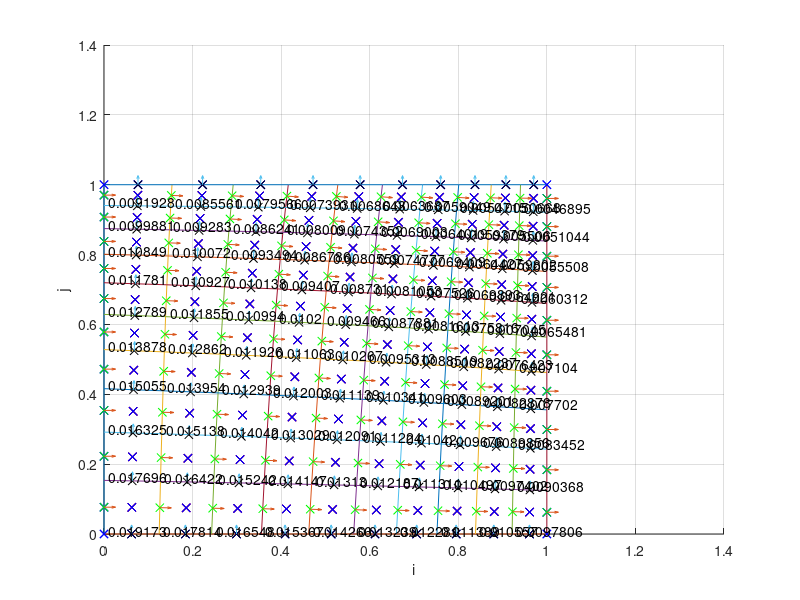
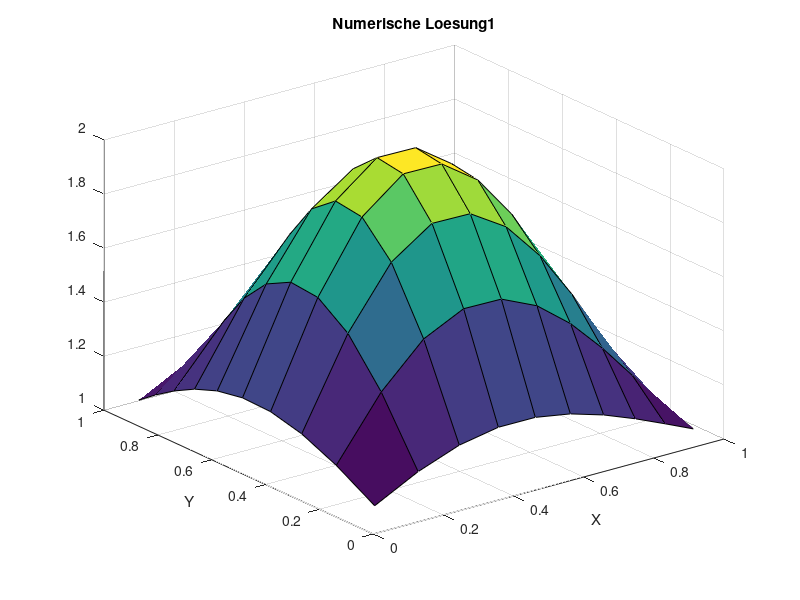
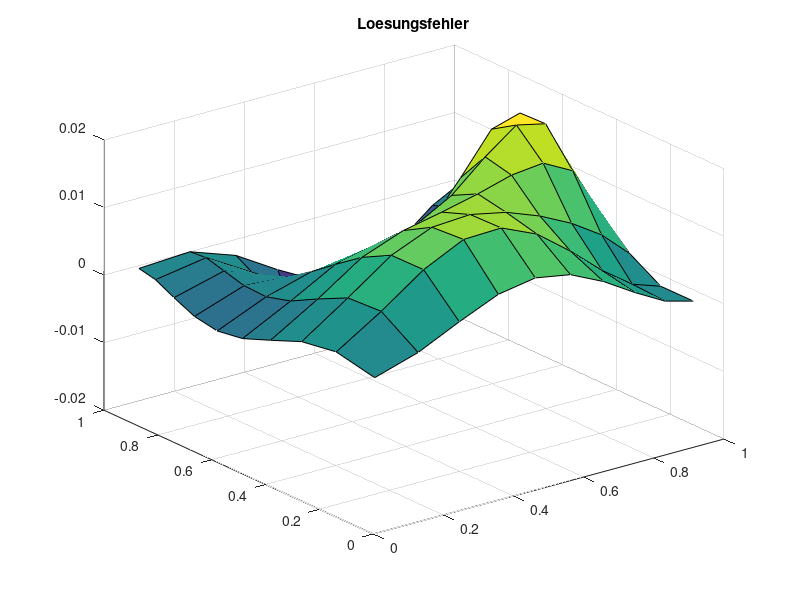
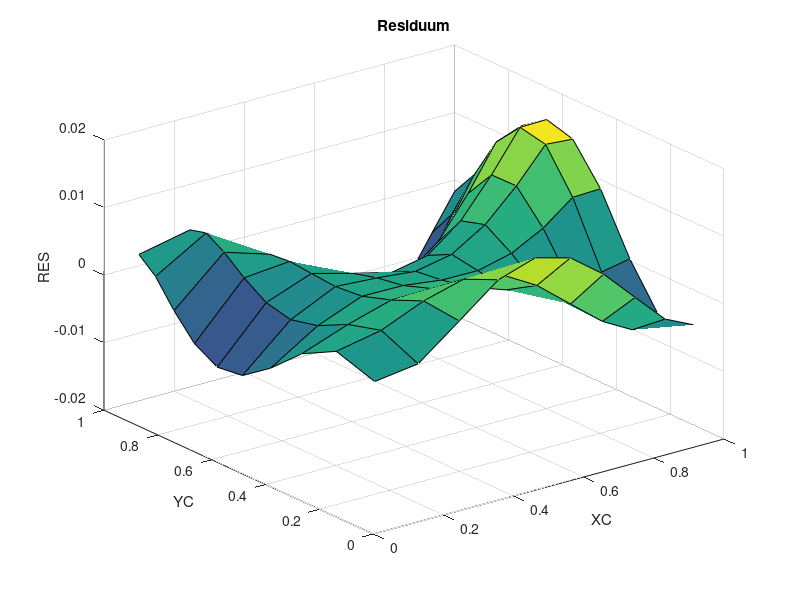

MATLAB code to generate these figures, in order:
clc
clear all
close all
SOL=@(x,y) sin(pi*x)*sin(pi*y)+1;
MSOL=@(x,y) -2*pi^2*sin(pi*x)*sin(pi*y) ;%+ pi*cos(pi*x)*sin(pi*y) + pi*sin(pi*x)*cos(pi*y);

%SOL=@(x,y) sin(pi*x)*sin(pi*y);
%MSOL=@(x,y) -2*pi^2*sin(pi*x)*sin(pi*y);
DIF=1.0;
XMIN=0.0;
XMAX=1.0;
YMIN=0.0;
YMAX=1.0;
ALPHAX1=0.95;
ALPHAX2=0.9;
ALPHAY1=0.9;
ALPHAY2=0.95;
N=10; % KV's in einer Koordinatenrichtung, macht N^2 KV gesamt
NN=N*N;

% Randwerte
X = zeros(N+1);
for I=1:N+1
  X1 = XMIN + (ALPHAX1^(I-1)-1)/(ALPHAX1^N-1)*(XMAX-XMIN);
  X2 = XMIN + (ALPHAX2^(I-1)-1)/(ALPHAX2^N-1)*(XMAX-XMIN);
  X(I,:) = linspace(X1, X2, N+1);
  %X(:,I)=linspace(XMIN,XMAX,N+1);
end

Y = zeros(N+1);
for I=1:N+1
  Y1 = YMIN + (ALPHAY1^(I-1)-1)/(ALPHAY1^N-1)*(YMAX-YMIN);
  Y2 = YMIN + (ALPHAY2^(I-1)-1)/(ALPHAY2^N-1)*(YMAX-YMIN);
  Y(:,I) = linspace(Y1,Y2,N+1);
  %Y(I,:) = linspace(YMIN,YMAX,N+1);
end
%X=[0,0,0;
   %0.25,0.5,0.75;
   %1,1,1];
%Y=[0,0.75,1;
   %0,0.5,1;
   %0,0.25,1];
%N=2;
%NN=4;
%NDIVS = 3;
%% N halbieren
%for j=1:NDIVS
%idx =1;
%Xneu=0;
%Yneu=0;
%for i=1:length(X)
  %idy =1;
  %inc=false;
  %for k=1:length(X)
    %if mod(i, 2)==1 && mod(k,2)==1
      %Xneu(idx,idy)=X(i,k);
      %Yneu(idx,idy)=Y(i,k);
      %idy=idy+1;
      %inc=true;
    %end
  %end
  %if inc
    %idx=idx+1;
  %end
%end
%X=Xneu;
%Y=Yneu;
%N=length(X)-1;
%NN=N*N;
%end



% plot mesh
figure(1);
hold on;
grid on;
xlabel('i');
ylabel('j');
for I=1:N+1
  plot(X(I,:), Y(I,:));
  plot(X(:,I), Y(:,I));
end

% cell middle points
% calculate point of gravity
XM=zeros(N);
YM=zeros(N);
for I=1:N
  for J=1:N
    X1 = X(I,J);
    X2 = X(I+1,J);
    X3 = X(I+1,J+1);
    X4 = X(I,J+1);

    Y1 = Y(I,J);
    Y2 = Y(I+1,J);
    Y3 = Y(I+1,J+1);
    Y4 = Y(I,J+1);

    % schwerpunkte dreiecke
    XS1 = (X1+X2+X3)/3;
    YS1 = (Y1+Y2+Y3)/3;
    XS2 = (X1+X4+X3)/3;
    YS2 = (Y1+Y4+Y3)/3;

    % seitenlängen
    S12 = sqrt((X2-X1)^2 + (Y2-Y1)^2);
    S23 = sqrt((X3-X2)^2 + (Y3-Y2)^2);
    S34 = sqrt((X4-X3)^2 + (Y4-Y3)^2);
    S41 = sqrt((X1-X4)^2 + (Y1-Y4)^2);
    S13 = sqrt((X3-X1)^2 + (Y3-Y1)^2);

    % umfangslängen/2
    S1 = (S12+S23+S13)/2;
    S2 = (S34+S41+S13)/2;

    A1 = sqrt(S1*(S1-S12)*(S1-S23)*(S1-S13));
    A2 = sqrt(S2*(S2-S34)*(S2-S41)*(S2-S13));

    XM(I,J) = (XS1*A1 + XS2*A2)/(A1+A2);
    YM(I,J) = (YS1*A1 + YS2*A2)/(A1+A2);

    %XM(I,J) = (X(I,J)+X(I+1,J)+X(I,J+1)+X(I+1,J+1))/4;
    %YM(I,J) = (Y(I,J)+Y(I+1,J)+Y(I,J+1)+Y(I+1,J+1))/4;
  end
end

for I=1:N
  plot(XM(I,:), YM(I,:),'rx');
  plot(XM(:,I), YM(:,I),'rx');
end

XMR=zeros(N+2);
XMR(2:N+1,2:N+1) = XM;
XMR(1,:) = XMIN*ones(1,N+2);
XMR(N+2,:) = XMAX*ones(1,N+2);
for I=1:N
    XMR(I+1,1) = (X(I,1)+X(I+1,1))/2;
end
for I=1:N
    XMR(I+1,N+2) = (X(I,N+1)+X(I+1,N+1))/2;
end

YMR=zeros(N+2);
YMR(2:N+1,2:N+1) = YM;
YMR(:,1) = YMIN*ones(N+2,1);
YMR(:,N+2) = YMAX*ones(N+2,1);
for J=1:N
    YMR(1,J+1) = (Y(1,J)+Y(1,J+1))/2;
end
for J=1:N
    YMR(N+2,J+1) = (Y(N+1,J)+Y(N+1,J+1))/2;
end

for I=1:N+2
  plot(XMR(I,:), YMR(I,:),'bx');
  plot(XMR(:,I), YMR(:,I),'bx');
end

% metrics
MXXIH =zeros(N+1,N);
MXETAH=zeros(N+1,N);
MYXIH =zeros(N+1,N);
MYETAH=zeros(N+1,N);

MXXIV =zeros(N,N+1);
MXETAV=zeros(N,N+1);
MYXIV =zeros(N,N+1);
MYETAV=zeros(N,N+1);

for I=1:N+1
  for J=1:N
    X1=XMR(I,J+1);
    X2=XMR(I+1,J+1);
    Y1=YMR(I,J+1);
    Y2=YMR(I+1,J+1);

    XN=X(I,J+1);
    YN=Y(I,J+1);
    XS=X(I,J);
    YS=Y(I,J);

    NORM=sqrt((X2-X1)^2 + (Y2-Y1)^2);
    MXXIH(I,J)=(X2-X1)/NORM;
    MYXIH(I,J)=(Y2-Y1)/NORM;

    DS=sqrt((XN-XS)^2+(YN-YS)^2);
    MXETAH(I,J)=(XN-XS)/DS;
    MYETAH(I,J)=(YN-YS)/DS;
  end
end
for I=1:N
  for J=1:N+1
    X1=XMR(I+1,J);
    X2=XMR(I+1,J+1);
    Y1=YMR(I+1,J);
    Y2=YMR(I+1,J+1);

    XE=X(I+1,J);
    YE=Y(I+1,J);
    XW=X(I,J);
    YW=Y(I,J);

    NORM=sqrt((X2-X1)^2 + (Y2-Y1)^2);
    MXETAV(I,J)=(X2-X1)/NORM;
    MYETAV(I,J)=(Y2-Y1)/NORM;

    DS=sqrt((XE-XW)^2+(YE-YW)^2);
    MXXIV(I,J)=(XE-XW)/DS;
    MYXIV(I,J)=(YE-YW)/DS;
  end
end

% cell face centers
% north-south sides
XCV=zeros(N,N+1);
YCV=zeros(N,N+1);
YCV(:,N+1)=Y(1:N,N+1);
for I=1:N
  for J=1:N+1
    XCV(I,J) = (X(I,J)+X(I+1,J))/2;
    YCV(I,J) = (Y(I,J)+Y(I+1,J))/2;
  end
end
for I=1:N+1
  plot(XCV(:,I), YCV(:,I),'kx');
end

% east-west sides
XCH=zeros(N+1,N);
XCH(N+1,:)=X(N+1,1:N);
YCH=zeros(N+1,N);
for I=1:N+1
  for J=1:N
    XCH(I,J) = (X(I,J)+X(I,J+1))/2;
    YCH(I,J) = (Y(I,J)+Y(I,J+1))/2;
  end
end
for I=1:N+1
  plot(XCH(I,:), YCH(I,:),'gx');
end

%% normal vectors
DXH = zeros(N+1,N);
DYH = zeros(N+1, N);
LENGTHH = zeros(N+1, N);
NVHX = zeros(N+1,N);
NVHY = zeros(N+1,N);
for I=1:N+1
  for J=1:N
    DX = X(I,J+1)-X(I,J);
    DY = Y(I,J+1)-Y(I,J);

    NORM = sqrt(DX^2 + DY^2);
    NVHX(I,J) = DY/NORM;
    NVHY(I,J) = -DX/NORM;

    DXH(I,J)=DX;
    DYH(I,J)=DY;
    LENGTHH(I,J)=NORM;
  end
end
quiver(XCH, YCH, NVHX, NVHY, 0.2);

DXV = zeros(N,N+1);
DYV = zeros(N,N+1);
LENGTHV = zeros(N,N+1);
NVVX = zeros(N,N+1);
NVVY = zeros(N,N+1);
for I=1:N
  for J=1:N+1
    DX = X(I+1,J)-X(I,J);
    DY = Y(I+1,J)-Y(I,J);

    NORM = sqrt(DX^2 + DY^2);
    NVVX(I,J) = -DY/NORM;
    NVVY(I,J) = DX/NORM;

    DXV(I,J)=DX;
    DYV(I,J)=DY;
    LENGTHV(I,J)=NORM;
  end
end
quiver(XCV, YCV, NVVX, NVVY, 0.2);

DMH=zeros(N+1,J);
MJH=zeros(N+1,N);
for I=1:N+1
  for J=1:N
    X1=XMR(I,J+1);
    X2=XMR(I+1,J+1);
    Y1=YMR(I,J+1);
    Y2=YMR(I+1,J+1);

    NORM=sqrt((X2-X1)^2 + (Y2-Y1)^2);
    DMH(I,J)=NORM;

    XN=X(I,J+1);
    YN=Y(I,J+1);
    XS=X(I,J);
    YS=Y(I,J);

    TOP = (X2-X1)*(YN-YS) - (Y2-Y1)*(XN-XS);

    MJH(I,J) = TOP / (NORM * LENGTHH(I,J));
  end
end
DMV=zeros(N,N+1);
MJV=zeros(N,N+1);
for I=1:N
  for J=1:N+1
    X1=XMR(I+1,J);
    X2=XMR(I+1,J+1);
    Y1=YMR(I+1,J);
    Y2=YMR(I+1,J+1);

    NORM=sqrt((X2-X1)^2 + (Y2-Y1)^2);
    DMV(I,J)=NORM;

    XE=X(I+1,J);
    YE=Y(I+1,J);
    XW=X(I,J);
    YW=Y(I,J);

    TOP=(XE-XW)*(Y2-Y1) - (YE-YW)*(X2-X1);

    MJV(I,J) = TOP / (NORM * LENGTHV(I,J));
  end
end

% cell volume
V=zeros(N);
for I=1:N
  for J=1:N
    Xne = X(I+1,J+1);
    Xnw = X(I,J+1);
    Xsw = X(I,J);
    Xse = X(I+1,J);

    Yne = Y(I+1,J+1);
    Ynw = Y(I,J+1);
    Ysw = Y(I,J);
    Yse = Y(I+1,J);

    V(I,J) = 0.5*abs((Xse-Xnw)*(Yne-Ysw) - (Xne-Xsw)*(Yse-Ynw));
    text(X(I,J)+0.01,Ysw+0.01,num2str(V(I,J)));
  end
end
%NDIVS = 3;
%% N halbieren
%for j=1:NDIVS
%idx =1;
%X2=0;
%for i=1:length(X)+1
  %if mod(i, 2)==1
    %X2(idx)=X(i);
    %idx=idx+1;
  %end
%end
%X=X2;
%N=length(X)-1;
%end

%for j=1:NDIVS
%idx =1;
%Y2=0;
%for i=1:length(Y)+1
  %if mod(i, 2)==1
    %Y2(idx)=Y(i);
    %idx=idx+1;
  %end
%end
%Y=Y2;
%N=length(Y)-1;
%end
%NN=N*N;

%XC = (X(1:N)+X(2:N+1))/2;
%YC = (Y(1:N)+Y(2:N+1))/2;
%XCR = [XMIN, XC, XMAX];
%YCR = [YMIN, YC, YMAX];

%%%% ANALYTISCHE LÖSUNG
TA = zeros(N, N);
for I=1:N
  for J=1:N
    TA(I, J)=SOL(XM(I,J), YM(I,J));
  end
end

hold off;
figure(9)
surf(XM, YM, TA');
title('Analytische Loesung')
xlabel('X')
ylabel('Y')

%%%% FVM Lösung

%% Randbedingungen
RB=zeros(N+2);
for I=1:N+2
  for J=1:N+2
    RB(I,J) = SOL(XMR(I,J),YMR(I,J));
  end
end
RB(2:N+1,2:N+1) = zeros(N);

%%% Koeffizienten speichern
AP = zeros(N);
AE = zeros(N);
AN = zeros(N);
AW = zeros(N);
AS = zeros(N);
ANE= zeros(N);
ANW= zeros(N);
ASE= zeros(N);
ASW= zeros(N);
for I=1:N
  for J=1:N
    % normal terms, orth grid
    PDE = MYETAH(I+1,J)*NVHX(I+1,J) - MXETAH(I+1,J)*NVHY(I+1,J);
    PDW = MYETAH(I,J)*NVHX(I,J) - MXETAH(I,J)*NVHY(I,J);

    PDN = MXXIV(I,J+1)*NVVY(I,J+1) - MYXIV(I,J+1)*NVVX(I,J+1);
    PDS = MXXIV(I,J)*NVVY(I,J) - MYXIV(I,J)*NVVX(I,J);

    AE(I,J) = DIF*LENGTHH(I+1,J) * PDE/MJH(I+1,J)/DMH(I+1,J);
    AW(I,J) = DIF*LENGTHH(I,J) * PDW/MJH(I,J)/DMH(I,J);
    AN(I,J) = DIF*LENGTHV(I,J+1) * PDN/MJV(I,J+1)/DMV(I,J+1);
    AS(I,J) = DIF*LENGTHV(I,J) * PDS/MJV(I,J)/DMV(I,J);

    AP(I,J) = -AE(I,J)-AN(I,J)-AW(I,J)-AS(I,J);

    % terms from unorthogonal grid
    PDE2 = MXXIH(I+1,J)*NVHY(I+1,J) - MYXIH(I+1,J)*NVHX(I+1,J);
    PDW2 = MXXIH(I,J)*NVHY(I,J) - MYXIH(I,J)*NVHX(I,J);

    PDN2 = MYETAV(I,J+1)*NVVX(I,J+1) - MXETAV(I,J+1)*NVVY(I,J+1);
    PDS2 = MYETAV(I,J)*NVVX(I,J) - MXETAV(I,J)*NVVY(I,J);

    % east
    PDE3 = (DIF*LENGTHH(I+1,J)*PDE2/MJH(I+1,J)/LENGTHH(I+1,J))/4;
    AN(I,J) = AN(I,J) + PDE3;
    ANE(I,J) = PDE3;
    AS(I,J) = AS(I,J) - PDE3;
    ASE(I,J) = -PDE3;

    % west
    PDW3 = (DIF*LENGTHH(I,J)*PDW2/MJH(I,J)/LENGTHH(I,J))/4;
    AN(I,J) = AN(I,J) + PDW3;
    ANW(I,J) = PDW3;
    AS(I,J) = AS(I,J) - PDW3;
    ASW(I,J) = -PDW3;

    % north
    PDN3 = (DIF*LENGTHV(I,J+1)*PDN2/MJV(I,J+1)/LENGTHV(I,J+1))/4;
    AE(I,J)  = AE(I,J) + PDN3;
    ANE(I,J) = ANE(I,J)+ PDN3;
    AW(I,J)  = AW(I,J) - PDN3;
    ANW(I,J) = ANW(I,J)- PDN3;

    % south
    PDS3 = (DIF*LENGTHV(I,J)*PDS2/MJV(I,J)/LENGTHV(I,J))/4;
    AE(I,J)  = AE(I,J) + PDS3;
    ASE(I,J) = ASE(I,J)+ PDS3;
    AW(I,J)  = AW(I,J) - PDS3;
    ASW(I,J) = ASW(I,J)- PDS3;
  end
end

%% Gesamtgleichungssystem aufstellen
A = zeros(NN);
b = zeros(NN, 1);
for I=1:N
  for J=1:N
    IDX = (J-1)*N + I;
    b(IDX) = MSOL(XM(I,J),YM(I,J))*V(I,J);
  end
end

for I=1:N
  for J=1:N
    IDX = (J-1)*N + I;

    % Hauptdiagonale
    A(IDX, IDX) = AP(I,J);

    % Westliche Nebendiagonale
    if mod(IDX,N)==1
      b(IDX) = b(IDX)-AW(I,J)*RB(1,J+1);
    else
      A(IDX, IDX-1) = AW(I,J);
    end

    % Östliche Nebendiagonale
    if mod(IDX,N)==0
      b(IDX) = b(IDX)-AE(I,J)*RB(N+2,J+1);
    else
      A(IDX, IDX+1) = AE(I,J);
    end

    % Nördliche Nebendiagonale
    if IDX > NN-N
      b(IDX) = b(IDX)-AN(I,J)*RB(I+1,N+2);
    else
      A(IDX, IDX+N) = AN(I,J);
    end

    % Südliche Nebendiagonale
    if IDX <= N
      b(IDX) = b(IDX)-AS(I,J)*RB(I+1,1);
    else
      A(IDX, IDX-N) = AS(I,J);
    end

    % non-orthogonal factors
    % south-west
    %if mod(IDX,N)==1 | IDX <= N
      %b(IDX) = b(IDX)-ASW(I,J)*RB(I,J);
    %else
      %A(IDX,IDX-N-1) = ASW(I,J);
    %end

    %% north-west
    %if mod(IDX,N)==1 | IDX > NN-N
      %b(IDX) = b(IDX)-ANW(I,J)*RB(I,J+2);
    %else
      %A(IDX,IDX+N-1) = ANW(I,J);
    %end

    %% south-east
    %if mod(IDX,N)==0 | IDX <= N
      %b(IDX) = b(IDX)-ASE(I,J)*RB(I+2,J);
    %else
      %A(IDX,IDX-N+1) = ASE(I,J);
    %end

    %% north-east
    %if mod(IDX,N)==0 | IDX > NN-N
      %b(IDX) = b(IDX)-ANE(I,J)*RB(I+2,J+2);
    %else
      %A(IDX,IDX+N+1) = ANE(I,J);
    %end
  end
end

t=A\b;
T=reshape(t,N,N);

% mit Randwerten
T2 = RB;
T2(2:N+1,2:N+1) = T;

figure(2)
surf(XM, YM, T');
title('Numerische Loesung1');
xlabel('X')
ylabel('Y')


%%%% Lösungsfehler berechnen
SERR=0.0;
ERR=zeros(N);
for I=1:N
  for J=1:N
    ERR(I,J)=T(I, J)-TA(I, J);
    SERR=SERR+ERR(I,J)^2;
  end
end
SERR=sqrt(SERR/NN);

figure(3)
surf(XM, YM, ERR');
title('Loesungsfehler')

fprintf('Summierter Fehler %16.10e NN=%g\n', SERR, NN);

%%%% ORDNUNG  BESTIMMEN
ERR5=1.1794690469e-01;
ERR10=4.1433144219e-02;
ERR20=4.4227100813e-02;
ERR40=6.3261570443e-02;
op=log((ERR5)/(ERR10))/log(2);
fprintf('Ordnung des Verfahrens %16.10e \n',op  );
op=log((ERR10)/(ERR20))/log(2);
fprintf('Ordnung des Verfahrens %16.10e \n',op  );
op=log((ERR20)/(ERR40))/log(2);
fprintf('Ordnung des Verfahrens %16.10e \n',op  );



%%%% RESIDUUM BERECHNEN
s=zeros(N);
for I=1:N
  for J=1:N
    s(I, J)=SOL(XM(I,J), YM(I,J));
  end
end

s=reshape(s, NN, 1);

RES=A*s-b;

RES2 = reshape(RES, N, N);

figure(4)
surf(XM, YM, RES2');

xlabel('XC')
ylabel('YC')
zlabel('RES')
title('Residuum')

%%%% Truncation Error berechnen

%% b ohne Randwerte
TERR=zeros(N);
b=zeros(N);
for I=1:N
  for J=1:N
    b(I,J) = MSOL(XM(I,J),YM(I,J))*V(I,J);
  end
end

for I=3:N-2
  for J=3:N-2
    % benötigte Werte zwischenspeichern
    XEE=XM(I+2,J);
    XE=XM(I+1,J);
    XP=XM(I,J);
    XW=XM(I-1,J);
    XWW=XM(I-2,J);
    Xe=XCH(I+1,J);
    Xee=XCH(I+2,J);
    Xw=XCH(I,J);
    Xww=XCH(I-1,J);

    DX = Xe-Xw;

    YNN=YM(I,J+2);
    YN=YM(I,J+1);
    YP=YM(I,J);
    YS=YM(I,J-1);
    YSS=YM(I,J-2);
    Yn=YCV(I,J+1);
    Ynn=YCV(I,J+2);
    Ys=YCV(I,J);
    Yss=YCV(I,J-1);

    DY = Yn-Ys;

    fE=b(I+1,J);
    fP=b(I,J);
    fW=b(I-1,J);
    fN=b(I,J+1);
    fS=b(I,J-1);

    TEE=T(I+2,J);
    TE=T(I+1,J);
    TP=T(I,J);
    TW=T(I-1,J);
    TWW=T(I-2,J);
    TN=T(I,J+1);
    TNN=T(I,J+2);
    TS=T(I,J-1);
    TSS=T(I,J-2);

    % Source Term
    TERRSO = 1/2*((fE-fP)/((XE-XP)*DX) - (fP-fW)/((XP-XW)*DX))...
           * ((Xe-XP)^3 - (Xw-XP)^3)/3*DY...
          + 1/2*((fN-fP)/((YN-YP)*DY) - (fP-fS)/((YP-YS)*DY))...
           * ((Yn-YP)^3 - (Ys-YP)^3)/3*DX;

    TERRE = 1/(2*(XE-XP))*((TEE-TP)/(XEE-XP)-(TE-TW)/(XE-XW))...
      * (((XP-Xe)^2-(XE-Xe)^2)/(XE-XP))...
      + (1/(Xee-Xe)*((TEE-TE)/(XEE-XE)-(TE-TP)/(XE-XP)) - 1/(Xe-Xw)*((TE-TP)/(XE-XP)-(TP-TW)/(XP-XW)))...
      * 1/(6*(XE-XP))*(((XP-Xe)^3-(XE-Xe)^3)/(XE-XP));

    TERRW = 1/(2*(XP-XW))*((TE-TW)/(XE-XW)-(TP-TWW)/(XP-XWW))...
      * (((XW-Xw)^2-(XP-Xw)^2)/(XP-XW))...
      + (1/(Xe-Xw)*((TE-TP)/(XE-XP)-(TP-TW)/(XP-XW)) - 1/(Xw-Xww)*((TP-TW)/(XP-XW)-(TW-TWW)/(XW-XWW)))...
      * 1/(6*(XP-XW))*(((XW-Xw)^3-(XP-Xw)^3)/(XP-XW));

    TERRN = 1/(2*(YN-YP))*((TNN-TP)/(YNN-YP)-(TN-TS)/(YN-YS))...
      * (((YP-Yn)^2-(YN-Yn)^2)/(YN-YP))...
      + (1/(Ynn-Yn)*((TNN-TN)/(YNN-YN)-(TN-TP)/(YN-YP)) - 1/(Yn-Ys)*((TN-TP)/(YN-YP)-(TP-TS)/(YP-YS)))...
      * 1/(6*(YN-YP))*(((YP-Yn)^3-(YN-Yn)^3)/(YN-YP));

    TERRS = 1/(2*(YP-YS))*((TN-TS)/(YN-YS)-(TP-TSS)/(YP-YSS))...
      * (((YS-Ys)^2-(YP-Ys)^2)/(YP-YS))...
      + (1/(Yn-Ys)*((TN-TP)/(YN-YP)-(TP-TS)/(YP-YS)) - 1/(Ys-Yss)*((TP-TS)/(YP-YS)-(TS-TSS)/(YS-YSS)))...
      * 1/(6*(YP-YS))*(((YS-Ys)^3-(YP-Ys)^3)/(YP-YS));

    % interpolated points
    TNE = (TE+TN+TP+T(I+1,J+1))/4;
    TNW = (TW+TN+TP+T(I-1,J+1))/4;
    TSE = (TE+TS+TP+T(I+1,J-1))/4;
    TSW = (TW+TS+TP+T(I-1,J-1))/4;

    % terms from unorthogonal grid
    PDE2 = MXXIH(I+1,J)*NVHY(I+1,J) - MYXIH(I+1,J)*NVHX(I+1,J);
    PDW2 = MXXIH(I,J)*NVHY(I,J) - MYXIH(I,J)*NVHX(I,J);

    PDN2 = MYETAV(I,J+1)*NVVX(I,J+1) - MXETAV(I,J+1)*NVVY(I,J+1);
    PDS2 = MYETAV(I,J)*NVVX(I,J) - MXETAV(I,J)*NVVY(I,J);

    % east
    PDE3 = (DIF*LENGTHH(I+1,J)*PDE2/MJH(I+1,J)/LENGTHH(I+1,J));

    % west
    PDW3 = (DIF*LENGTHH(I,J)*PDW2/MJH(I,J)/LENGTHH(I,J));

    % north
    PDN3 = (DIF*LENGTHV(I,J+1)*PDN2/MJV(I,J+1)/LENGTHV(I,J+1));

    % south
    PDS3 = (DIF*LENGTHV(I,J)*PDS2/MJV(I,J)/LENGTHV(I,J));

    % add rest terms
    TERRE = TERRE - PDE3*(TNE-TSE);
    TERRW = TERRW - PDW3*(TNW-TSW);
    TERRN = TERRN - PDN3*(TNE-TNW);
    TERRS = TERRS - PDS3*(TSE-TSW);

    TERR(I,J) = TERRSO - TERRE*DY + TERRW*DY - TERRN*DX + TERRS*DX;
  end
end

figure(5)

surf(XM, YM, TERR');
title('TE');


%RESTE = RES2-TERR;
%figure(6)
%surf(XC(3:N-2), YC(3:N-2), RESTE(3:N-2, 3:N-2)');
%title('RES-TE');
